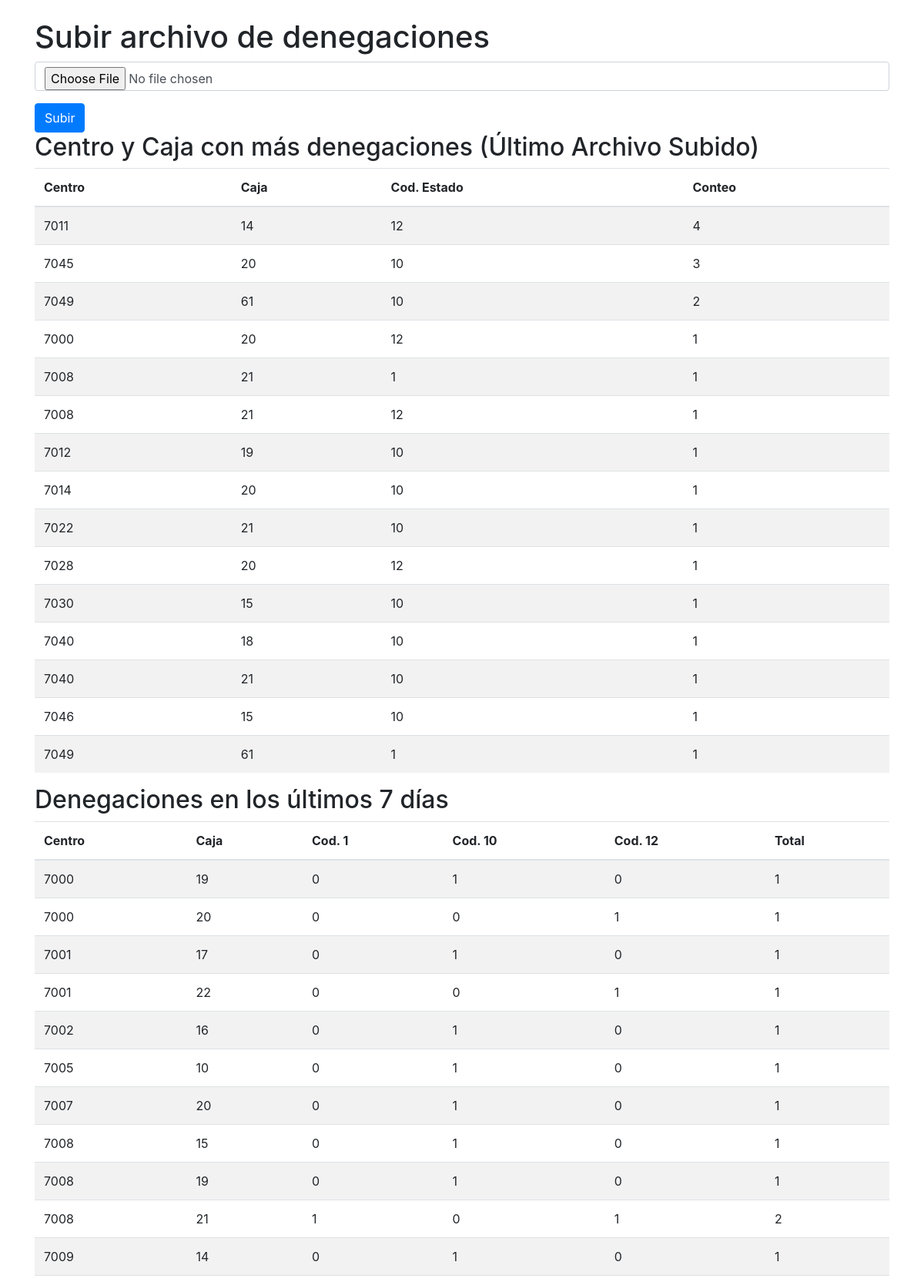
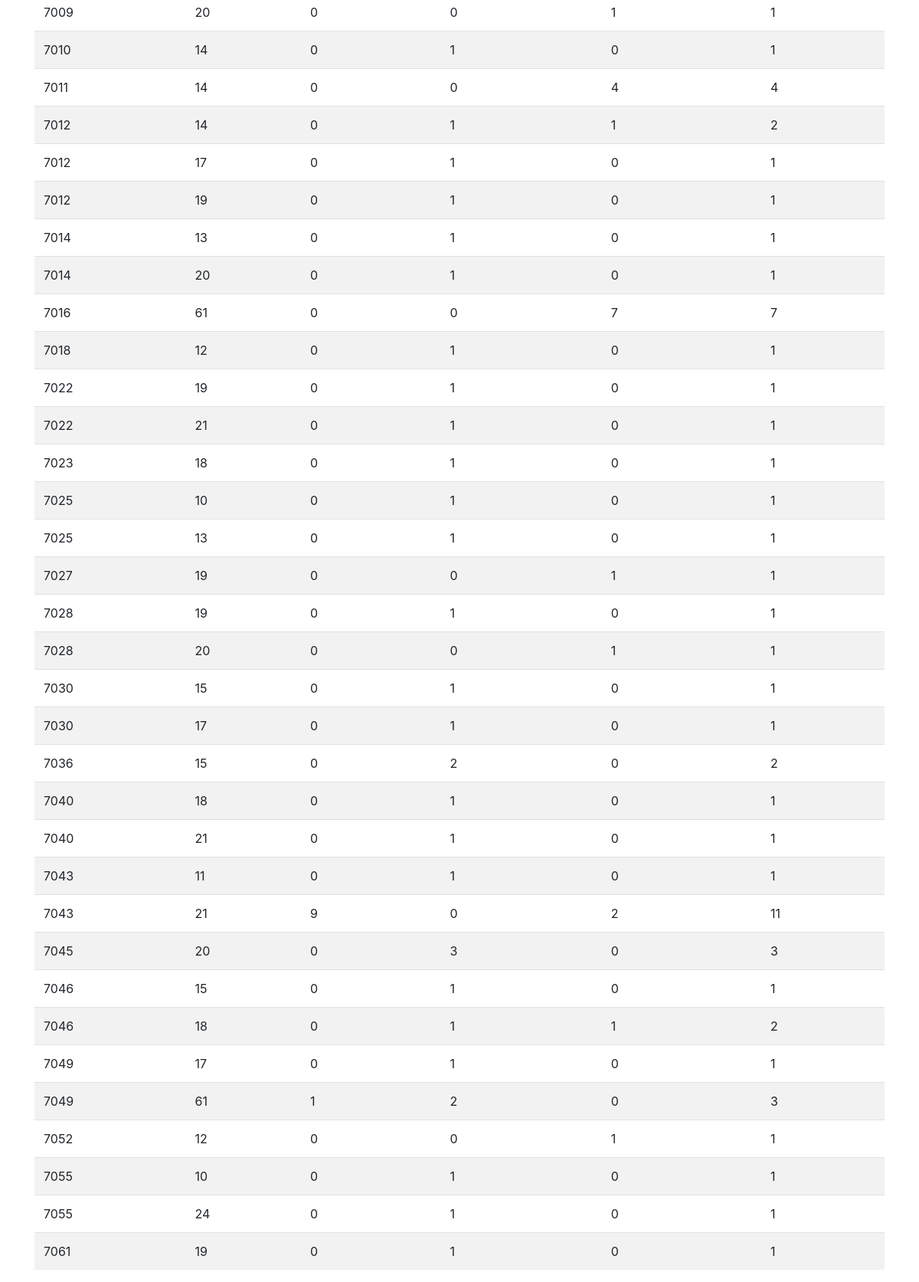
The page / on the database its author committed (2 pictures, top to bottom).
### tables this page shows
CREATE TABLE avisos (
            id INTEGER PRIMARY KEY AUTOINCREMENT,
            Centro TEXT,
            Caja TEXT,
            "Fecha /Hora" TEXT,
            "Cod. Estado" INTEGER,
            Estado TEXT,
            file_hash TEXT
        );

### modules/views.py (the view, shortened to what this page needs)
    @app.route('/', methods=['GET', 'POST'])
    def upload_file():
        last_7_days_data = get_denegations_last_7_days()
        latest_file_hash = get_latest_file_hash()
        latest_upload_data = get_latest_upload_data(latest_file_hash) if latest_file_hash else []
        column_names = [col for col in last_7_days_data[0].keys() if col not in ['Centro', 'Caja', 'Total']] if last_7_days_data else []
        return render_template('summary.html', last_7_days_data=last_7_days_data, latest_upload_data=latest_upload_data, column_names=column_names)

### modules/utils.py (called while the page is built)
def get_latest_file_hash():
    conn = sqlite3.connect(DATABASE)
    query = '''
        SELECT file_hash
        FROM avisos
        ORDER BY rowid DESC
        LIMIT 1
    '''
    df = pd.read_sql_query(query, conn)
    conn.close()
    if not df.empty:
        return df['file_hash'][0]
    return None

def get_latest_upload_data(file_hash):
    conn = sqlite3.connect(DATABASE)
    query = '''
        SELECT Centro, Caja, "Cod. Estado", COUNT(*) as conteo
        FROM avisos
        WHERE file_hash = ?
        GROUP BY Centro, Caja, "Cod. Estado"
        ORDER BY conteo DESC
    '''
    df = pd.read_sql_query(query, conn, params=[file_hash])
    conn.close()
    return df.to_dict(orient='records')

### modules/views.py (called while the page is built, shortened)
def configure_routes(app):
    @app.route('/', methods=['GET', 'POST'])
    def upload_file():
        last_7_days_data = get_denegations_last_7_days()
        latest_file_hash = get_latest_file_hash()
        latest_upload_data = get_latest_upload_data(latest_file_hash) if latest_file_hash else []
        column_names = [col for col in last_7_days_data[0].keys() if col not in ['Centro', 'Caja', 'Total']] if last_7_days_data else []
        return render_template('summary.html', last_7_days_data=last_7_days_data, latest_upload_data=latest_upload_data, column_names=column_names)
    @app.route('/details/<centro>/<caja>')
    def details(centro, caja):
        details_data = get_details_for_box(centro, caja)
        return render_template('details.html', details_data=details_data, centro=centro, caja=caja)

### templates/summary.html (shortened to what this page needs)
<!doctype html>
<html lang="en">
<head>
    <link rel="stylesheet" href="https://stackpath.bootstrapcdn.com/bootstrap/4.5.2/css/bootstrap.min.css">
</head>
<body>
    <div class="container mt-4">
        <h1>Subir archivo de denegaciones</h1>
        <form action="/" method="post" enctype="multipart/form-data">
            <div class="form-group">
                <input type="file" name="file" class="form-control" required>
            </div>
            <button type="submit" class="btn btn-primary">Subir</button>
        </form>
        {% if latest_upload_data %}
            <h2>Centro y Caja con más denegaciones (Último Archivo Subido)</h2>
            <table class="table table-striped">
                <thead>
                    <tr>
                        <th>Centro</th>
                        <th>Caja</th>
                        <th>Cod. Estado</th>
                        <th>Conteo</th>
                    </tr>
                </thead>
                <tbody>
                    {% for row in latest_upload_data %}
                    <tr onclick="redirectToDetails('{{ row['Centro'] }}', '{{ row['Caja'] }}')">
                        <td>{{ row['Centro'] }}</td>
                        <td>{{ row['Caja'] }}</td>
                        <td>{{ row['Cod. Estado'] }}</td>
                        <td>{{ row['conteo'] }}</td>
                    </tr>
                    {% endfor %}
                </tbody>
            </table>
        {% else %}
            <p>No hay datos disponibles del último archivo subido.</p>
        {% endif %}
        {% if last_7_days_data %}
            <h2>Denegaciones en los últimos 7 días</h2>
            <table class="table table-striped">
                <thead>
                    <tr>
                        <th>Centro</th>
                        <th>Caja</th>
                        {% for col in column_names %}
                        <th>Cod. {{ col }}</th>
                        {% endfor %}
                        <th>Total</th>
                    </tr>
                </thead>
                <tbody>
                    {% for row in last_7_days_data %}
                    <tr onclick="redirectToDetails('{{ row['Centro'] }}', '{{ row['Caja'] }}')">
                        <td>{{ row['Centro'] }}</td>
                        <td>{{ row['Caja'] }}</td>
                        {% for col in column_names %}
                        <td>{{ row[col] }}</td>
                        {% endfor %}
                        <td>{{ row['Total'] }}</td>
                    </tr>
                    {% endfor %}
                </tbody>
            </table>
        {% else %}
            <p>No hay datos de denegaciones en los últimos 7 días.</p>
        {% endif %}
    </div>
</body>
</html>

### rows shown on the page
avisos: Centro "7008", Caja "21", row "1", conteo "1"
avisos: Centro "7049", Caja "61", row "1", conteo "1"

### other values the page prints
{{ row['Centro'] }} "7011" "7045" "7049" "7000" "7008" "7012" "7014" "7022" "7028" "7030" "7040" "7040" "7046"
{{ row['Caja'] }} "14" "20" "61" "20" "21" "19" "20" "21" "20" "15" "18" "21" "15"
{{ row['Cod. Estado'] }} "12" "10" "10" "12" "12" "10" "10" "10" "12" "10" "10" "10" "10"
{{ row['conteo'] }} "4" "3" "2" "1" "1" "1" "1" "1" "1" "1" "1" "1" "1"
{{ col }} "1" "10" "12"
{{ row['Centro'] }} "7000" "7000" "7001" "7001" "7002" "7005" "7007" "7008" "7008" "7008" "7009" "7009" "7010" "7011" "7012" "7012" "7012" "7014" "7014" "7016" "7018" "7022" "7022" "7023" "7025" "7025" "7027" "7028" "7028" "7030" "7030" "7036" "7040" "7040" "7043" "7043" "7045" "7046" "7046" "7049" "7049" "7052" "7055" "7055" "7061"
{{ row['Caja'] }} "19" "20" "17" "22" "16" "10" "20" "15" "19" "21" "14" "20" "14" "14" "14" "17" "19" "13" "20" "61" "12" "19" "21" "18" "10" "13" "19" "19" "20" "15" "17" "15" "18" "21" "11" "21" "20" "15" "18" "17" "61" "12" "10" "24" "19"
{{ row[col] }} "0" "1" "0" "0" "0" "1" "0" "1" "0" "0" "0" "1" "0" "1" "0" "0" "1" "0" "0" "1" "0" "0" "1" "0" "0" "1" "0" "1" "0" "1" "0" "1" "0" "0" "0" "1" "0" "1" "0" "0" "0" "4" "0" "1" "1" "0" "1" "0" "0" "1" "0" "0" "1" "0" "0" "1" "0" "0" "0" "7" "0" "1" "0" "0" "1" "0" "0" "1" "0" "0" "1" "0" "0" "1" "0" "0" "1" "0" "0" "0" "1" "0" "1" "0" "0" "0" "1" "0" "1" "0" "0" "1" "0" "0" "2" "0" "0" "1" "0" "0" "1" "0" "0" "1" "0" "9" "0" "2" "0" "3" "0" "0" "1" "0" "0" "1" "1" "0" "1" "0" "1" "2" "0" "0" "0" "1" "0" "1" "0" "0" "1" "0" "0" "1" "0"
{{ row['Total'] }} "1" "1" "1" "1" "1" "1" "1" "1" "1" "2" "1" "1" "1" "4" "2" "1" "1" "1" "1" "7" "1" "1" "1" "1" "1" "1" "1" "1" "1" "1" "1" "2" "1" "1" "1" "11" "3" "1" "2" "1" "3" "1" "1" "1" "1"
